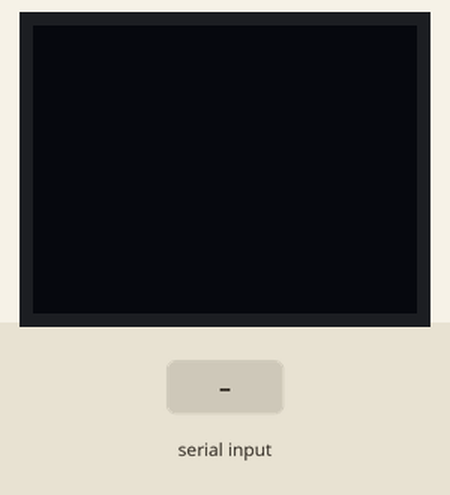
The sketch below on a simulated Arduino Uno, built with avr-gcc and run on an emulated ATmega328P. Parts: 64×48 one-colour display. The test bench sets the inputs (shaded band).

Above: at 1.2 s.
1.3 s: "0\n" received over Serial
At 7.0 s:
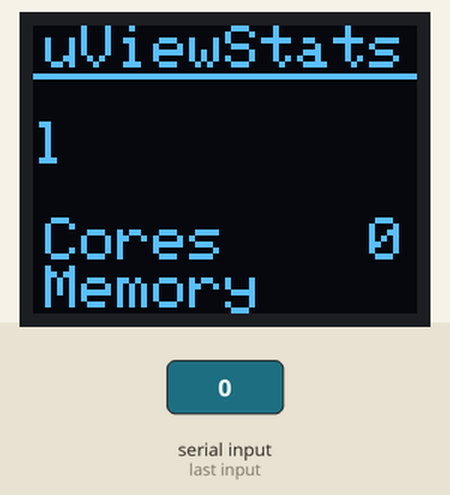
7.3 s: "1\n" received over Serial
At 9.2 s:
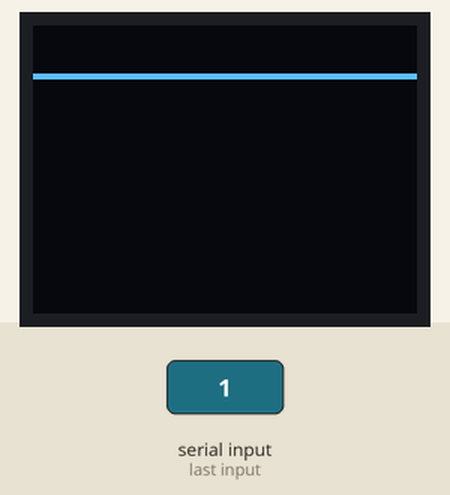
9.8 s: "2\n" received over Serial
At 12.0 s:
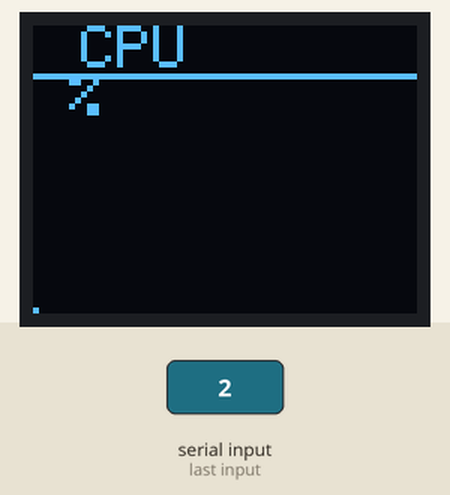
12.3 s: "3\n" received over Serial
At 14.2 s:
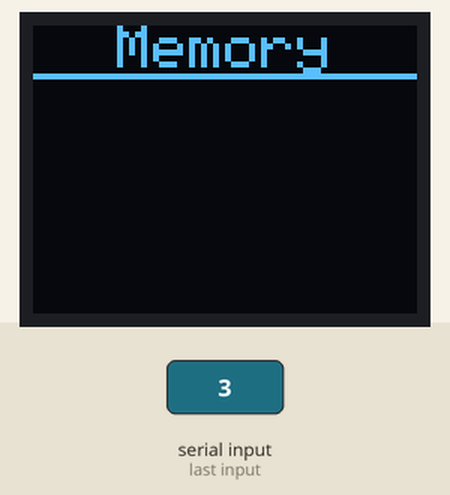
14.8 s: "4\n" received over Serial
At 17.0 s:
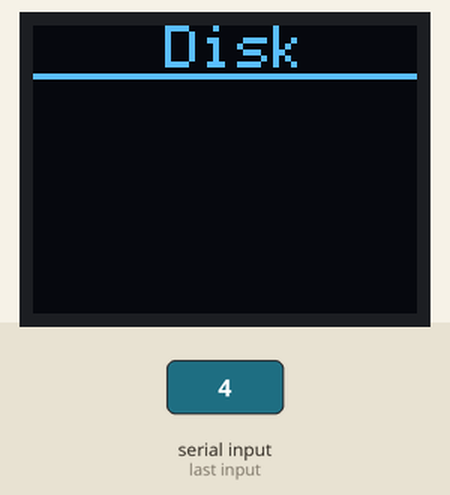
17.3 s: "5\n" received over Serial
At 19.2 s:
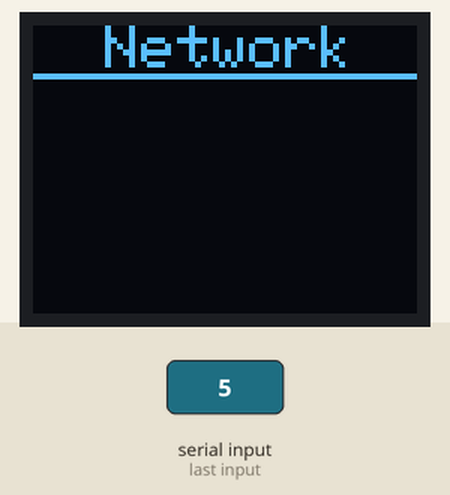
Timing chart, 0 to 20.7 s (numbered marks = the images above; inputs shaded):
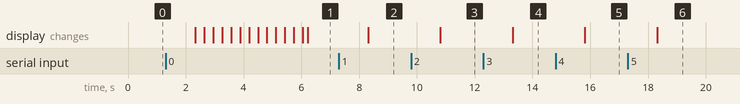

The sketch:

uviewstats.ino
```cpp
#include <MicroView.h>

#define X 64
#define Y 48
#define SPEED 19200

void setup() {
  Serial.begin(SPEED);    // start serial communication
  uView.begin();          // start microview
}

void loop() {
  String input;

  char data[255];
  char action;
  char needle[] = ",";
  char *result, *load_last, *mem = NULL;

  byte i, width, locate, shift, core, load;

  input = read_input();
  input.substring(1).toCharArray(data, 255);
  action = input[0];

  uView.clear(PAGE);      // clear page

  switch (action) {
  //
  // init core number
  //

  case '0':
    result = strtok(data, needle);
    core = atoi(result);
    width = (int)(X / core);
    width--;
    result = strtok(NULL, needle);
    mem = result;

    uView.setCursor(2, 0);
    uView.print("uViewStats");
    uView.setCursor(2, 32);
    uView.print("Cores    ");
    uView.print(core);
    uView.setCursor(2, 40);
    uView.print("Memory  ");
    uView.print(mem);
    uView.lineH(0, 8, 64);
    uView.display();

    scroll_text("Version 1.2 @fauveauarmel", 0, 64, 16, 10);

    break;

  //
  // view core usage
  //

  case '1':
    i = 0;
    result = strtok(data, needle);
    core = atoi(result);
    width = (int)(X / core);
    width--;
    result = strtok(NULL, needle);

    shift = int((64 - (12 * core)) / (core + 1));
    locate = shift;

    while (result != NULL) {
      if(core < 6) {
        uView.setCursor(locate, 0);
        uView.print(result);
        locate += shift + 12;
      }
      load = atoi(result);
      load = map(load, 0, 100, 1, 40);

      for (int j = (Y - 1); j > (Y - load); j -= 2) {
        uView.lineH((width * i) + i, j, width);
      }

      result = strtok(NULL, needle);
      i++;
    }

    uView.lineH(0, 8, 64);
    break;

  //
  // view cpu usage
  //

  case '2':
    i = 0;
    result = strtok(data, needle);
    while (result != NULL) {
      load = atoi(result);
      load_last = result;
      load = map(load, 0, 100, 1, 40);

      uView.lineV(i, (Y - load), Y);

      result = strtok(NULL, needle);
      i++;
    }

    uView.setCursor(8, 0);
    uView.print("CPU ");
    uView.print(load_last);
    uView.print(" %");
    uView.lineH(0, 8, 64);
    break;

  //
  // view memory usage
  //

  case '3':
    i = 16;
    result = strtok(data, needle);
    while (result != NULL) {
      uView.setCursor(1, i);
      uView.print(result);

      result = strtok(NULL, needle);

      i += 8;
    }

    uView.setCursor(14, 0);
    uView.print("Memory");
    uView.lineH(0, 8, 64);
    break;

  //
  // view disk usage
  //

  case '4':
    i = 16;
    result = strtok(data, needle);
    while (result != NULL) {
      uView.setCursor(1, i);
      uView.print(result);

      result = strtok(NULL, needle);

      i += 8;
    }

    uView.setCursor(22, 0);
    uView.print("Disk");
    uView.lineH(0, 8, 64);
    break;

  //
  // view net usage
  //

  case '5':
    i = 16;
    result = strtok(data, needle);
    while (result != NULL) {
      uView.setCursor(1, i);
      uView.print(result);

      result = strtok(NULL, needle);

      i += 8;
    }

    uView.setCursor(12, 0);
    uView.print("Network");
    uView.lineH(0, 8, 64);
    break;

  }
  uView.display();
}

String read_input() {
  String input;

  while (input.length() == 0) {
    if (Serial.available() > 0) {
      input = Serial.readStringUntil('\r');
    }
  }

  return input;
}

void scroll_text(char* message, int font_type, int x, int y, int wait) {
  int size, step, width;

  uView.setFontType(font_type);   // sets font
  step = uView.getFontWidth();

  size = strlen(message);
  while (true) {
    for (int i = 0; i < size; i++) {
      int j = x+step*i;
      if ((j + step > 0) && (j < X)) uView.drawChar(j, y, message[i]);
    }
    x--;
    uView.display();
    delay(wait);

    if (x < -size * step) {
      x = 64;
      break;
    }
  }
}
```

Measured:
- after the input at 1.3 s, the display: first changes after 1.0 s (image 1 shows a later state)
- after the input at 7.3 s, the display: changes after 1.0 s (image 2)
- after the input at 9.8 s, the display: changes after 1.0 s (image 3)
- after the input at 12.3 s, the display: changes after 1.0 s (image 4)
- after the input at 14.8 s, the display: changes after 1.0 s (image 5)
- after the input at 17.3 s, the display: changes after 1.0 s (image 6)
